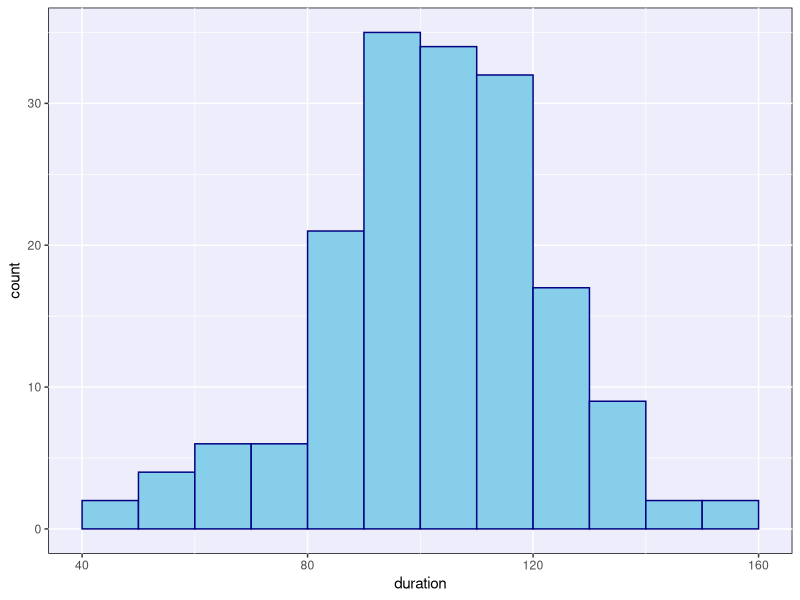

This figure's R source: (Note: this script raises an error after producing the figure.)
## ---- chunk 1
knitr::opts_chunk$set(echo = TRUE, message=FALSE, error = TRUE)
library(tidyverse)
## ---- chunk 2
old <- theme_get()

theme_set(theme(panel.background = element_rect(fill = "#ededfb")))
## ---- chunk 3
monona <- read_csv("../../data/lake-monona-winters-2025.csv")
## ---- chunk 4
# We could've set "boundary" to any multiple of 10
# Alternatively, we could've set "center" to any number ending in 5

ggplot(monona, aes(x=duration)) +
  geom_histogram(boundary = 0, binwidth = 10,
                 color = "navy", fill = "skyblue")
## ---- chunk 5
# Fix your friend's error!
ggplot(monona, aes(x = ff_cat)) +
  geom_col()
## ---- chunk 6
# Fixed code
ggplot(monona, aes(x = ff_cat)) +
  geom_bar()
## ---- chunk 7
# This chunk is provided for you - do not edit
ggplot(monona, aes(x = year1, y = duration)) +
  geom_point(alpha = 0.2) +
  geom_smooth(method = "lm", se=FALSE) +
  labs(
    title = "Lake Monona Winter Closure Durations Over Time",
    subtitle = "Trend Line Shown in Blue"
  )
## ---- chunk 8
mendota <- read_csv("../../data/lake-mendota-winters-2025.csv")
## ---- chunk 9
theme_set(old)
## ---- chunk 10
ggplot(mapping = aes(x = year1, y = duration)) +
  geom_smooth(data = mendota, color = "red") +
  geom_smooth(data = monona, color = "blue")
## ---- chunk 11
old <- theme_get()

theme_set(theme(panel.background = element_rect(fill = "#ededfb")))
## ---- chunk 12
# We will learn how this code works next week!
combined = bind_rows(monona %>% mutate(lake = "Monona"), mendota %>% mutate(lake = "Mendota")) %>% 
  arrange(desc(year1)) %>% 
  select(lake, year1, duration)

# Take a look at the first six rows; notice we have TWO rows for each year now, one for each lake!
head(combined)
## ---- chunk 13
ggplot(combined, aes(year1, duration)) +
  geom_smooth(aes(color = lake))
## ---- chunk 14
ggplot(combined, aes(year1, duration)) +
  geom_line(aes(color = lake))
